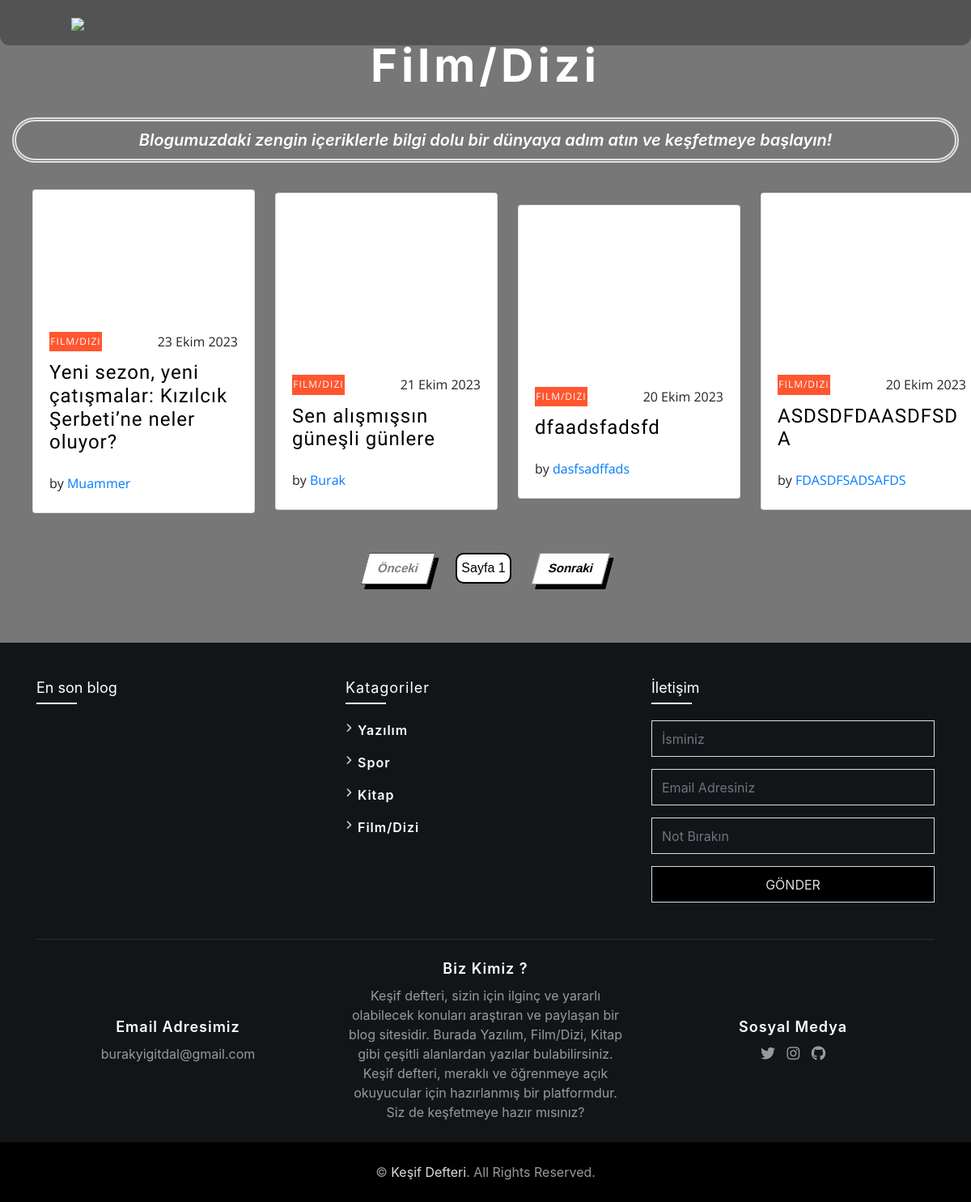
Page /film-dizi/ on the committed database.
### kesifblog/models.py (models this page shows, shortened)
class Blog_Content(models.Model):
    baslik = models.CharField(max_length=200)
    icerik = RichTextUploadingField(blank=True, null=True)
    kategori = models.CharField(max_length=100, choices=CATEGORY_CHOICES)
    kategori_image = models.CharField(max_length=100, choices=CATEGORY_IMAGE)
    created_date = models.DateField(auto_now_add=True)
    yazar = models.CharField(max_length=200)
    icerik_info = models.TextField(blank=False, null=False,default='default')
    image = models.ImageField(upload_to='img', blank=True, null=True)
    card_image = models.ImageField(upload_to='img', blank=True, null=True)
    yeni_eklendi = models.BooleanField(default=False)
    onerilenler = models.BooleanField(default=False)
    profile_image = models.ImageField(upload_to='profile', blank=True, null=True)

### kesifblog/views.py (the view)
# urls.py: path('film-dizi/',views.movie_series, name='movie_series'),
def movie_series(request):
    spor_icerikler = Blog_Content.objects.filter(kategori='Spor', yeni_eklendi=True).order_by('-created_date')[:1]
    yazilim_icerikler = Blog_Content.objects.filter(kategori='Yazılım', yeni_eklendi=True).order_by('-created_date')[:1]
    kitap_icerikler = Blog_Content.objects.filter(kategori='Kitap', yeni_eklendi=True).order_by('-created_date')[:1]
    selected_category = "Film/Dizi"
    footer_blog = Blog_Content.objects.filter(kategori=selected_category, onerilenler=True).order_by('-created_date')[:4]
    blogs = Blog_Content.objects.filter(kategori=selected_category)
    context = {
        'blogs': blogs,
        'spor_icerikler': spor_icerikler,
        'yazilim_icerikler': yazilim_icerikler,
        'kitap_icerikler': kitap_icerikler,
        'footer_blog': footer_blog,
    }
    return render(request,'movie_series.html',context)

### templates/movie_series.html (shortened to what this page needs)
{% extends "base.html" %}
{% load static %}
{% block content %}
<section class="gallery" id="portfolio">
  <div class="container-fluid ">
    <h1 class="section-heading">Film/Dizi</h1>
    <h5 class="thin"><em>Blogumuzdaki zengin içeriklerle bilgi dolu bir dünyaya adım atın ve keşfetmeye başlayın!</em></h5>
    <div class="row card-container  gallery-items">
      {% for blog_content in blogs reversed  %}
        <div class="col-sm-12 col-md-6 col-lg-3 item">
          <div class="port-box">
            <div class="card card-2">
              <a data-toggle="modal" data-target="#port-modal-{{ blog_content.id }}" href="" class="card-link">
                <div class="card-img-hovered" style="background-image: linear-gradient(to bottom, rgba(0, 0, 0, 0), rgba(0, 0, 0, 0)), url('{{ blog_content.card_image.url }}');"></div>
              </a>
              <div class="card-info">
                <div class="card-about">
                  <a class="card-tag" data-category="{{ blog_content.kategori }}">{{ blog_content.kategori }}</a>
                <div class="card-time">{{ blog_content.created_date }}</div>
                </div>
                <a class="card-title-link" data-toggle="modal" data-target="#port-modal-{{ blog_content.id }}" href=""><h1 class="card-title">{{ blog_content.baslik }}</h1></a>
                <div class="card-creator">by <a href="">{{ blog_content.yazar }}</a></div>
              </div>
            </div>
          </div>
        </div>
        {% endfor %}
      {% for blog_content in blogs %}
      </div>
        {% endfor %}
      <br/>
      <div class="pagination">
        <div class="wrapper">
          <div class="prev cta">Önceki</div>
        </div>
        <div class="page">Sayfa <span class="page-num">{{ blogs.number }}</span></div>
        <div class="wrapper">
          <div class="next cta">Sonraki</div>
        </div>
          </div>
      <br/>
  </section>
  {% endblock content %}
  {% block footer_blog %}
  <div class="col-md-4 col-lg-4">
    <div class="footer-blog">
      <h3>En son blog</h3>
    </div>
  </div>
  {% endblock footer_blog %}

### rows in the picture
Blog_Content: kategori "FILM/DIZI", created_date "23 Ekim 2023", baslik "Yeni sezon, yeni çatışmalar: Kızılcık Şerbeti’ne neler oluyor?", yazar "Muammer"
Blog_Content: kategori "FILM/DIZI", created_date "21 Ekim 2023", baslik "Sen alışmışsın güneşli günlere", yazar "Burak"
Blog_Content: kategori "FILM/DIZI", created_date "20 Ekim 2023", baslik "dfaadsfadsfd", yazar "dasfsadffads"
Blog_Content: kategori "FILM/DIZI", created_date "20 Ekim 2023", baslik "ASDSDFDAASDFSDA", yazar "FDASDFSADSAFDS"
